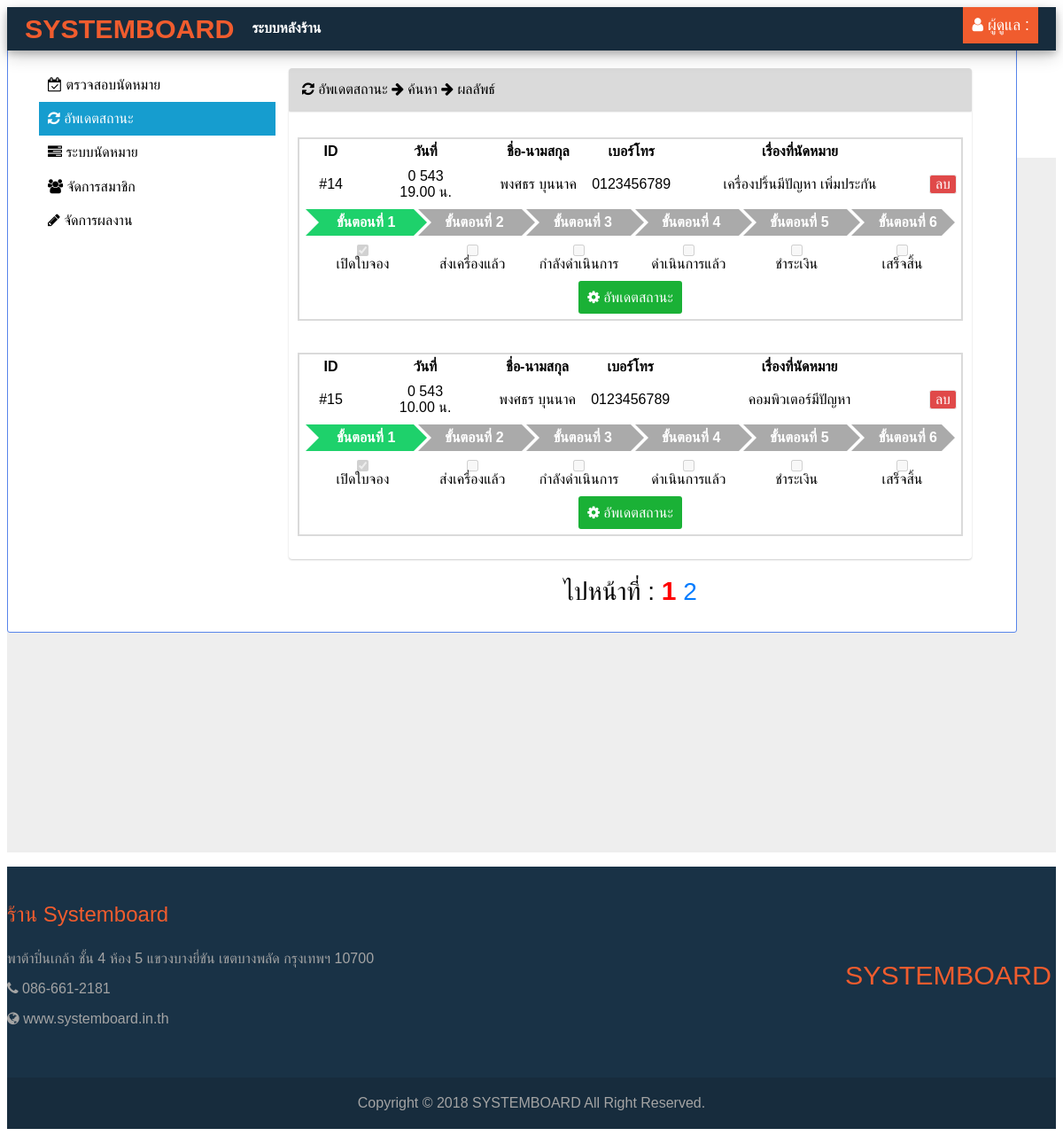
/admin/_use/updatestatus.php?s_tel=0123456789, run on the app's committed database.
### tables this page shows
CREATE TABLE `booking` (
  `id` int(255) NOT NULL,
  `username` varchar(255) NOT NULL,
  `date` date NOT NULL,
  `check` varchar(255) NOT NULL COMMENT 'notebook',
  `note` text NOT NULL COMMENT 'หมายเหตุ',
  `time_id` int(2) NOT NULL,
  `status` int(1) NOT NULL
);

CREATE TABLE `booking_time` (
  `id` int(2) NOT NULL,
  `name` varchar(255) NOT NULL
);

CREATE TABLE `accounts` (
  `id` int(255) NOT NULL,
  `username` varchar(255) NOT NULL,
  `password` varchar(255) NOT NULL,
  `name` varchar(255) NOT NULL,
  `lastname` varchar(255) NOT NULL,
  `email` varchar(255) NOT NULL,
  `tel` varchar(10) NOT NULL,
  `status` int(1) NOT NULL DEFAULT '0',
  `image` mediumblob NOT NULL
);

### _function/dateconvert.php (called while the page is built)
<?php
$month = array("","มกราคม","กุมภาพันธ์","มีนาคม","เมษายน","พฤษภาคม","มิถุนายน","กรกฎาคม","สิงหาคม","กันยายน","ตุลาคม","พฤศจิกายน","ธันวาคม");
function dateConvert($mysqlDate)
{
global $month;
list($y, $m, $d)=explode("-", $mysqlDate);
$y = $y+543;
return intval($d).' '.$month[intval($m)].' '.$y;
}
?>

### admin/_use/updatestatus.php (the view, shortened to what this page needs)
<head>
  <link rel="stylesheet" href="css/bootstrap.css?v=<?php echo filemtime('css/bootstrap.css'); ?>">
  <link rel="stylesheet" href="css/font-awesome.min.css?v=<?php echo filemtime('css/font-awesome.min.css'); ?>">
  <link rel="stylesheet" href="css/mycss.css?v=<?php echo filemtime('css/mycss.css'); ?>">
</head>
  <body>
    <nav class="my-navbar navbar sticky-top navbar-dark bg-black navbar-expand-lg">
      <a class="my-navbar-brand" href="../"><b>SYSTEMBOARD <a style="color:white;">ระบบหลังร้าน</a></b>
      </a>
      <div class="collapse navbar-collapse" id="navbarText">
        <ul class="nav navbar-nav ml-auto my-nav">
          <li>
            <div class="dropdown">
              <h1 class="my-user"><i class="fa fa-user" aria-hidden="true"></i> ผู้ดูแล : <?=$_SESSION["login"]?></h1>
            </div>
          </li>
        </ul>
      </div>
    </nav>
    <div class="my-head-login">
      <div class="container">
        <p>ระบบหลังร้าน</p>
      </div>
    </div>
    <div class="my-content">
      <div class="container">
        <div class="my-main-border">
          <div class="my-main">
            <div class="row">
              <div class="col-sm-3" style="padding:0;">
                <a href="../admin" class="admin-button"><i class="fa fa-calendar-check-o" aria-hidden="true"></i> ตรวจสอบนัดหมาย</a>
                <a href="../admin?page=update" class="admin-button-active"><i class="fa fa-refresh" aria-hidden="true"></i> อัพเดตสถานะ</a>
				<a href="../admin?page=managebooking" class="admin-button"><i class="fa fa-tasks"></i> ระบบนัดหมาย</a>
				<a href="../admin?page=member" class="admin-button"><i class="fa fa-users"></i> จัดการสมาชิก</a>
                <a href="../admin?page=portfolio" class="admin-button"><i class="fa fa-pencil" aria-hidden="true"></i> จัดการผลงาน</a>
              </div>
			  <?php if((isset($_GET["s_id"]) && !empty($_GET["s_id"])) || (isset($_GET["s_tel"]) && !empty($_GET["s_tel"]))){?>
			  <?php
			  require("../_db/connect.php");
			  require("../_function/dateconvert.php");
			  if(isset($_GET["s_tel"])){
				  $tel=$_GET["s_tel"];
				  $sql="SELECT COUNT(*) AS total FROM booking INNER JOIN accounts ON booking.username = accounts.username WHERE tel='$tel'";
				  $result = mysqli_query($conn, $sql);
				  $row = mysqli_fetch_assoc($result);
				  $n=$row["total"];
				  $rpp=2;
				  $max=ceil($n/$rpp);
				  if(isset($_GET["tp"]))
				  	$p=$_GET["tp"];
				  else $p=1;
			      $start = ($p-1)*$rpp;
			  $id=$_GET["s_tel"];
			  $sql="SELECT c.*, t.name, accounts.name AS accounts_name, accounts.lastname AS accounts_lastname, accounts.tel FROM booking c INNER JOIN booking_time t ON(c.time_id=t.id) INNER JOIN accounts on(c.username=accounts.username) WHERE tel='$id' ORDER BY date ASC LIMIT $start , $rpp";
			  }
			  $result=mysqli_query($conn,$sql);
			  ?>
              <div class="col-sm-9">
                <div class="panel-header">
                  <i class="fa fa-refresh" aria-hidden="true"></i> อัพเดตสถานะ <i class="fa fa-arrow-right" aria-hidden="true"></i> ค้นหา <i class="fa fa-arrow-right" aria-hidden="true"></i> ผลลัพธ์
                </div>
                <div class="panel-text">
                  <div class="row">
				  <?php
			      if(mysqli_num_rows($result)==0){?>
					  <?php if(isset($_GET["s_id"])){?>
					<div class='col-sm-12'><center>ไม่พบไอดีที่ค้นหา</center></div>
					<div class="col-sm-12 port-button-control">
                      <a href="?page=update" class="my-btn-submit" style="background-color:rgb(224, 73, 73);"><i class="fa fa-arrow-left" aria-hidden="true"></i> ย้อนกลับ</a>
                    </div>
					  <?php } ?>
					  <?php if(isset($_GET["s_tel"])){?>
					<div class='col-sm-12'><center>ไม่พบเบอร์โทรศัพท์ที่ค้นหา</center></div>
					<div class="col-sm-12 port-button-control">
                      <a href="?page=update" class="my-btn-submit" style="background-color:rgb(224, 73, 73);"><i class="fa fa-arrow-left" aria-hidden="true"></i> ย้อนกลับ</a>
                    </div>
					  <?php } ?>
				  <?php
				  }else{
				  while($row=mysqli_fetch_assoc($result)){
								$booking_name_check=explode("," ,$row["check"]);
								$check=implode(",",$booking_name_check);
								$sql5="SELECT * FROM booking_name WHERE id in (".$check.")";
								$result5=mysqli_query($conn,$sql5);
								$booking_name_array = array();
								while ($row5=mysqli_fetch_array($result5)) {
									$booking_name_array[] = $row5["name"];
								}
								$booking_name = implode('  ', $booking_name_array);
				  ?>
                    <div class="col-sm-12">
					<form method="post" target="iframe_target" id="submitdata" src="" action="_use/query.php">
                    <table cellpadding="5" cellspacing="0" width="100%" class="table-control">
                      <tbody>
                        <tr>
                          <th style="width:10%;">ID</th>
                          <th style="width:20%;">วันที่</th>
                          <th style="width:15%;">ชื่อ-นามสกุล</th>
                          <th style="width:10%;">เบอร์โทร</th>
                          <th style="width:40%;">เรื่องที่นัดหมาย</th>
						  <th style="width:5%;"></th>
                        </tr>
                        <tr>
                          <td><a href="../print.php?pid=<?=$row["id"]?>" style="color:rgb(0, 0, 0);" target="_blank">#<?=$row["id"]?></a><input type="hidden" name="id" value="<?=$row["id"]?>"></td>
                          <td><?=dateConvert($row["date"])?> <br><?=$row["name"]?></td>
                          <td><?=$row["accounts_name"]?>&nbsp;<?=$row["accounts_lastname"]?></td>
                          <td><?=$row["tel"]?></td>
                          <td><?=$booking_name?></td>
						  <td><input type="button" value="ลบ" <?php if($row["status"]<6){?>style="border-radius:3px;background-color:rgb(224, 73, 73);color:white;cursor:pointer;"<?php }else{?>style="border-radius:3px;background-color:rgb(255, 198, 198);color:white;cursor:default;"<?php }?> onclick="deleteData('<?=$row["id"]?>');"<?php if($row["status"]>=6){?>disabled<?php } ?>></td>
                        </tr>
                        <tr>
                          <td colspan="6">
                            <ol class="my-progress" my-steps="6">
                              <li id="progress-control-1" <?php if($row["status"] >= 1){ ?>class="finished" <?php } ?>>
                                <span><a class="progress-text-control">ขั้นตอนที่ 1</a></span>
                                <i></i>
                              </li><li id="progress-control-2" <?php if($row["status"] >= 2){ ?>class="finished" <?php } ?>>
                                <span><a class="progress-text-control">ขั้นตอนที่ 2</a></span>
                              </li><li id="progress-control-3" <?php if($row["status"] >= 3){ ?>class="finished" <?php } ?>>
                                <span><a class="progress-text-control">ขั้นตอนที่ 3</a></span>
                              </li><li id="progress-control-4" <?php if($row["status"] >= 4){ ?>class="finished" <?php } ?>>
                                <span><a class="progress-text-control">ขั้นตอนที่ 4</a></span>
                              </li><li id="progress-control-5" <?php if($row["status"] >= 5){ ?>class="finished" <?php } ?>>
                                <span><a class="progress-text-control">ขั้นตอนที่ 5</a></span>
                              </li><li id="progress-control-6" <?php if($row["status"] >= 6){ ?>class="finished" <?php } ?>>
                                 <span><a class="progress-text-control">ขั้นตอนที่ 6</a></span>
                                 <i></i>
                               </li>
                            </ol>
                          </td>
                        </tr>
                        <tr>
                          <td colspan="6">
                            <div class="row">
                            <div class="col-sm-2" style="padding:0px;">
                              <center style="margin-left:35px;">
                              <input type="checkbox" name="progress" value="1" id="progress1" <?php if($row["status"] >= 1){ ?>checked <?php } ?><?php if(isset($_GET["s_tel"]) || $row["status"] >= 6){?>disabled <?php } ?>><br>เปิดใบจอง
                              </center>
                            </div>
                            <div class="col-sm-2" style="padding:0px;">
                              <center style="margin-left:27px;">
                              <input type="checkbox" name="progress" value="2" id="progress2" <?php if($row["status"] >= 2){ ?>checked <?php } ?><?php if(isset($_GET["s_tel"]) || $row["status"] >= 6){?>disabled <?php } ?>><br>ส่งเครื่องแล้ว
                              </center>
                            </div>
                            <div class="col-sm-2" style="padding:0px;">
                              <center style="margin-left:12px;">
                              <input type="checkbox" name="progress" value="3" id="progress3" <?php if($row["status"] >= 3){ ?>checked <?php } ?><?php if(isset($_GET["s_tel"]) || $row["status"] >= 6){?>disabled <?php } ?>><br>กำลังดำเนินการ
                              </center>
                            </div>
                            <div class="col-sm-2" style="padding:0px;">
                              <center style="margin-left:4px;">
                              <input type="checkbox" name="progress" value="4" id="progress4" <?php if($row["status"] >= 4){ ?>checked <?php } ?><?php if(isset($_GET["s_tel"]) || $row["status"] >= 6){?>disabled <?php } ?>><br>ดำเนินการแล้ว
                              </center>
                            </div>
                            <div class="col-sm-2" style="padding:0px;">
                              <center style="margin-left:-8px;">
                              <input type="checkbox" name="progress" value="5" id="progress5" <?php if($row["status"] >= 5){ ?>checked <?php } ?><?php if(isset($_GET["s_tel"]) || $row["status"] >= 6){?>disabled <?php } ?>><br>ชำระเงิน
                              </center>
                            </div>
                            <div class="col-sm-2" style="padding:0px;">
                              <center style="margin-left:-25px;">
                              <input type="checkbox" name="progress" value="6" id="progress6" <?php if($row["status"] >= 6){ ?>checked <?php } ?><?php if(isset($_GET["s_tel"]) || $row["status"] >= 6){?>disabled <?php } ?>><br>เสร็จสิ้น
                              </center>
                            </div>
							<?php if(isset($_GET["s_tel"])){?>
							<div class="col-sm-12 port-button-control">
								<?php
								if($row["status"]>=6){
								?>
								<button class="my-btn-submit" disabled style="background-color:rgb(129, 209, 144);"><i class="fa fa-cog"></i> อัพเดตสถานะ</button>
								<?php }else{?>
								<a href="?s_id=<?=$row["id"]?>" class="my-btn-submit"><i class="fa fa-cog"></i> อัพเดตสถานะ</a>
								<?php }?>
							</div>
							<?php } ?>
                            </div>
                          </td>
                        </tr>
                      </tbody>
                    </table>
					</form>
                    </div>
				  <?php
				  }
				  ?>
				  <?php
				  }
				  ?>
				  </div>
				  </div>
				<?php
				if(isset($_GET["s_tel"])){
				if($n>2 && isset($_GET["s_tel"])){
						?>
						<div class="col-sm-12">
							<br><center>
							<h3>ไปหน้าที่  :
							<?php
								for($i=1;$i<=$max;$i++)
								{
									if(isset($_GET["tp"]))
									{
										if($_GET["tp"]==$i){
											?><a style="text-decoration: none;color:red;font-size:30px;cursor:default;"><b><?=$i?></b></a>
								  <?php }else{ ?>
											<a href="?s_tel=<?=$tel?>&tp=<?=$i?>" style="text-decoration: none;"><?=$i?></a>
								  <?php }
								    }
									else{
										if($n<=2){ ?>
											<a style="text-decoration: none;color:red;font-size:30px;cursor:default;"><b><?=$i?></b></a>
								  <?php }
										elseif($i==1){ ?>
											<a style="text-decoration: none;color:red;font-size:30px;cursor:default;"><b><?=$i?></b></a>
								  <?php	}
										else{ ?>
										<a href="?s_tel=<?=$tel?>&tp=<?=$i?>" style="text-decoration: none;"><?=$i?></a>
								  <?php }
									}
								}
						?></h3></center>
						</div>
				<?php } } ?>
				</div>
			</div>
		<?php } ?>
      </div>
	  </div>
      </div>
	  </div>
      <div class="footer">
        <div class="container">
          <div class="row">
            <div class="col-sm-8">
              <font class="footer-text">
                <h4>ร้าน Systemboard</h4>
                <br>
                <p>พาต้าปิ่นเกล้า ชั้น 4 ห้อง 5 แขวงบางยี่ขัน เขตบางพลัด กรุงเทพฯ 10700</p>
                <p><i class="fa fa-phone" aria-hidden="true"></i> 086-661-2181</p>
                <p><i class="fa fa-globe" aria-hidden="true"></i> www.systemboard.in.th</p>
              </font>
            </div>
            <div class="col-sm-4 my-navbar-brand icon-footer">
              <p>SYSTEMBOARD
            </div>
          </div>
        </div>
      </div>
      <div class="col-sm-12 footer-end">
        <div class="container">
          Copyright © 2018 SYSTEMBOARD All Right Reserved.
        </div>
      </div>
  </body>
</html>

### data on the page
booking: id "14", date "0 543", booking_time.name "19.00 น.", accounts.name "พงศธร", accounts.lastname "บุนนาค", accounts.tel "0123456789", booking_name "เครื่องปริ้นมีปัญหา เพิ่มประกัน", status "ลบ", status "☑"
booking: id "15", date "0 543", booking_time.name "10.00 น.", accounts.name "พงศธร", accounts.lastname "บุนนาค", accounts.tel "0123456789", booking_name "คอมพิวเตอร์มีปัญหา", status "ลบ", status "☑"
